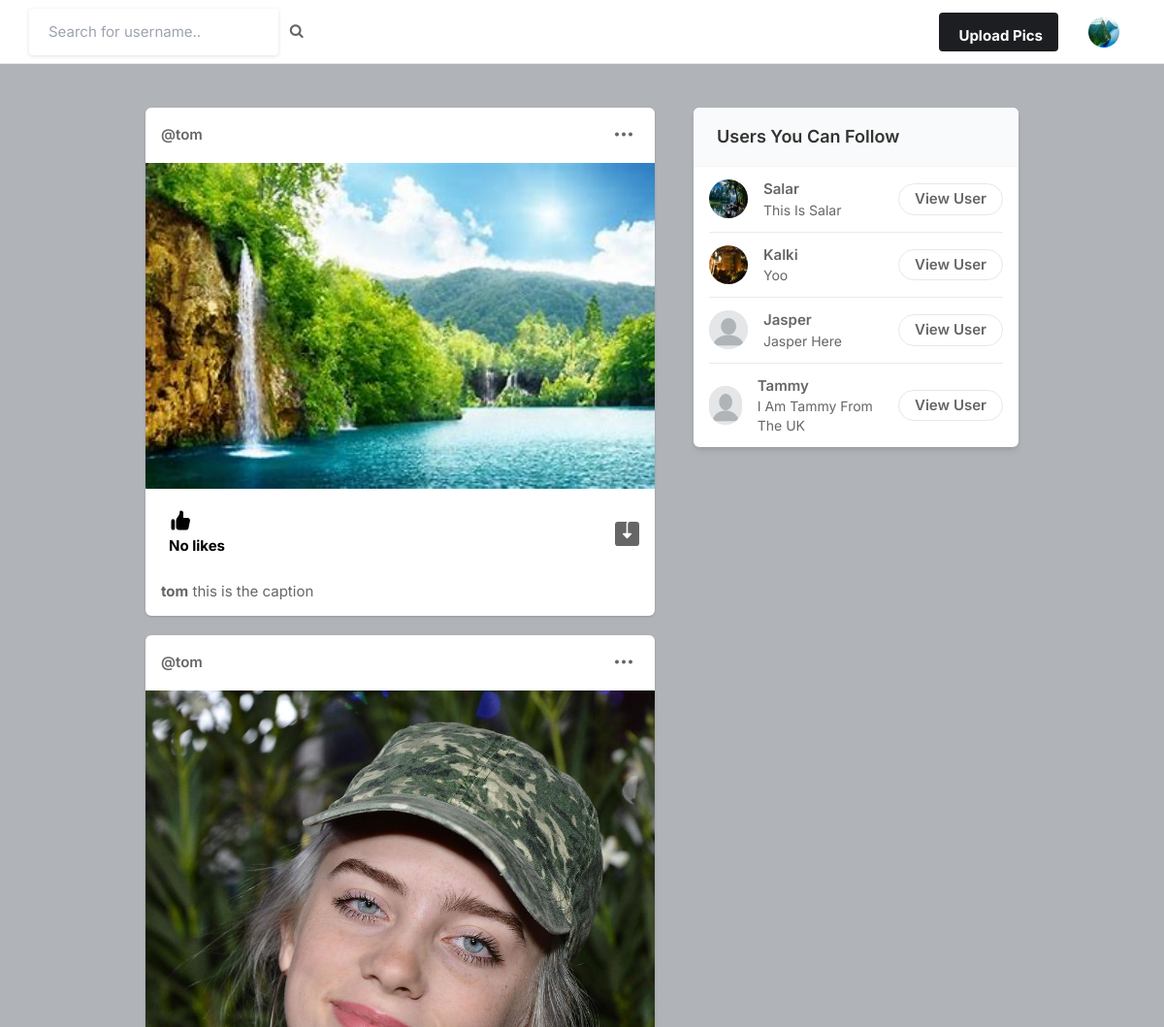
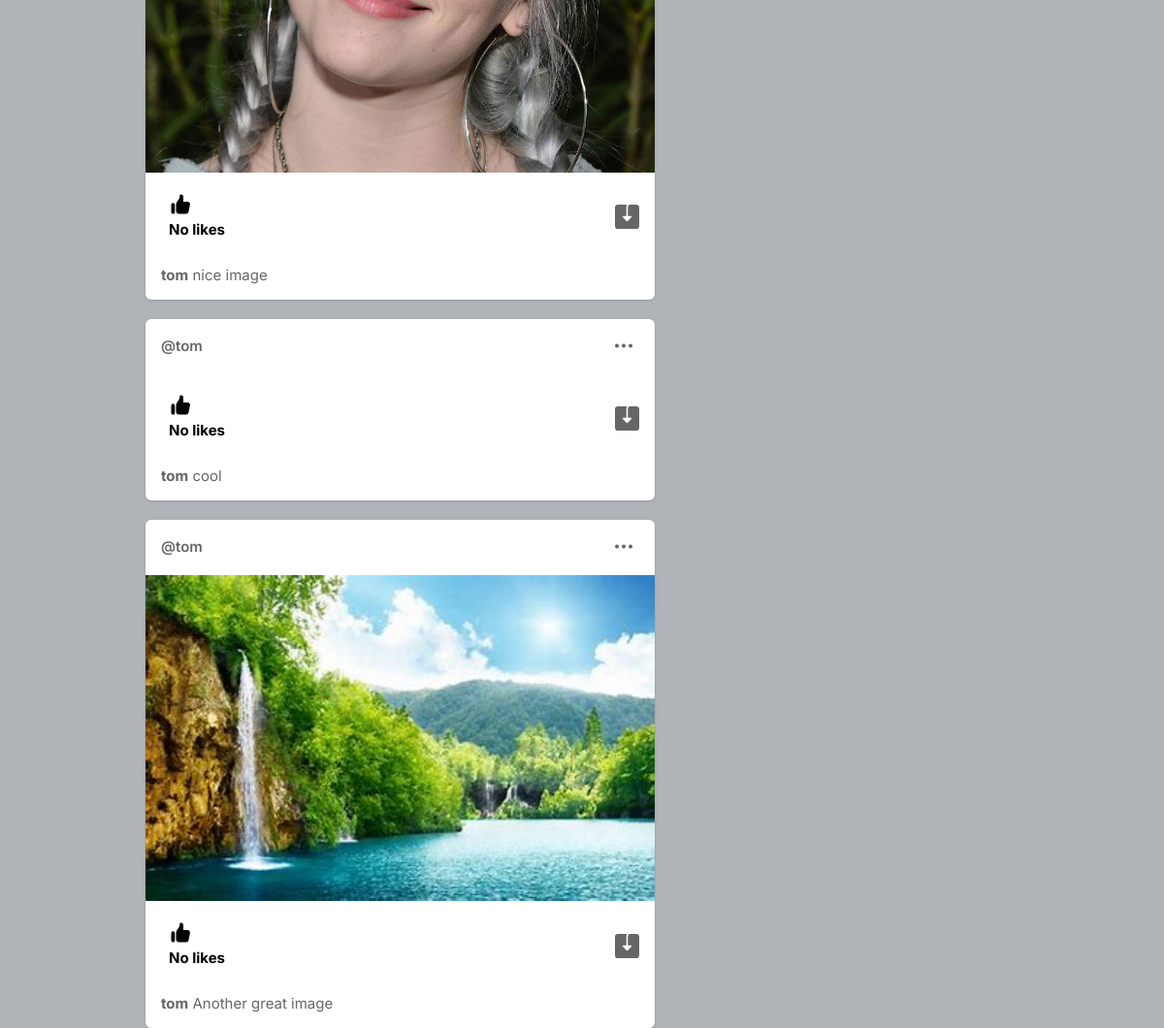
The page / (signed in) on the database its author committed (2 pictures, top to bottom).
### core/models.py (models this page shows, shortened)
class Profile(models.Model):
    user = models.ForeignKey(User, on_delete=models.CASCADE)
    id_user = models.IntegerField()
    bio = models.TextField(blank=True)
    profileimg = models.ImageField(upload_to='profile_images', default='blank-profile-picture.png')
    location = models.CharField(max_length=100, blank=True)

class Post(models.Model):
    id = models.UUIDField(primary_key=True, default=uuid.uuid4)
    user = models.CharField(max_length=100)
    image = models.ImageField(upload_to='post_images')
    caption = models.TextField()
    created_at = models.DateTimeField(default=datetime.now)
    no_of_likes = models.IntegerField(default=0)

### core/views.py (the view)
# urls.py: path('', views.index, name='index'),
@login_required(login_url='signin')
def index(request):
    user_object = User.objects.get(username=request.user.username)
    user_profile = Profile.objects.get(user=user_object)
    user_following_list = []
    feed = []
    user_following = FollowersCount.objects.filter(follower=request.user.username)
    for users in user_following:
        user_following_list.append(users.user)
    for usernames in user_following_list:
        feed_lists = Post.objects.filter(user=usernames)
        feed.append(feed_lists)
    feed_list = list(chain(*feed))
    all_users = User.objects.all()
    user_following_all = []
    for user in user_following:
        user_list = User.objects.get(username=user.user)
        user_following_all.append(user_list)
    new_suggestions_list = [x for x in list(all_users) if (x not in list(user_following_all))]
    current_user = User.objects.filter(username=request.user.username)
    final_suggestions_list = [x for x in list(new_suggestions_list) if ( x not in list(current_user))]
    random.shuffle(final_suggestions_list)
    username_profile = []
    username_profile_list = []
    for users in final_suggestions_list:
        username_profile.append(users.id)
    for ids in username_profile:
        profile_lists = Profile.objects.filter(id_user=ids)
        username_profile_list.append(profile_lists)
    suggestions_username_profile_list = list(chain(*username_profile_list))
    return render(request, 'index.html', {'user_profile': user_profile, 'posts':feed_list, 'suggestions_username_profile_list': suggestions_username_profile_list[:4]})

### templates/index.html (shortened to what this page needs)
{% load static %}
<!DOCTYPE html>
<html lang="en">
<head>
    <link rel="stylesheet" href="{% static 'assets/css/icons.css' %}">
    <link rel="stylesheet" href="{% static 'assets/css/uikit.css' %}">
    <link rel="stylesheet" href="{% static 'assets/css/style.css' %}">
    <link rel="stylesheet" href="{% static 'assets/css/tailwind.css' %}">
    <link rel="stylesheet" href="https://cdnjs.cloudflare.com/ajax/libs/font-awesome/4.7.0/css/font-awesome.min.css">
</head>
<body>
            <header>
                <div class="header_inner">
                    <form action="/search" method="POST">
                    <div class="left-side">
                            <input type="text" name="username" placeholder="Search for username..">&nbsp; &nbsp;
                            <button type="submit"><i class="fa fa-search fa-1x"></i></button>
                    </div>
                    </form>
                    <div class="right-side lg:pr-4">
                        <a href="#"
                            class="bg-pink-500 flex font-bold hidden hover:bg-pink-600 hover:text-white inline-block items-center lg:block max-h-10 mr-4 px-4 py-2 rounded shado text-white">
                              Upload Pics
                        </a>
                        <a href="#">
                            <img src="{{user_profile.profileimg.url}}" class="header-avatar" alt="">
                        </a>
                    </div>
                </div>
            </header>
            <div class="container m-auto">
                <div class="lg:flex justify-center lg:space-x-10 lg:space-y-0 space-y-5">
                    <div class="space-y-5 flex-shrink-0 lg:w-7/12">
                        {% for post in posts reversed %}
                        <div class="bg-white shadow rounded-md  -mx-2 lg:mx-0">
                            <div class="flex justify-between items-center px-4 py-3">
                                <div class="flex flex-1 items-center space-x-4">
                                    <span class="block font-semibold "><a href="/profile/{{post.user}}">@{{post.user}}</a></span>
                                </div>
                              <div>
                                <a href="#"> <i class="icon-feather-more-horizontal text-2xl hover:bg-gray-200 rounded-full p-2 transition -mr-1 "></i> </a>
                              </div>
                            </div>
                            <div uk-lightbox>
                                <a  href="{{post.image.url}}">
                                    <img width="100%" src="{{post.image.url}}" alt="">
                                </a>
                            </div>
                            <div class="py-3 px-4 space-y-3">
                                <div class="flex space-x-4 lg:font-bold">
                                    <a href="/like-post?post_id={{post.id}}" class="flex items-center space-x-2">
                                        <div class="p-2 rounded-full text-black">
                                            {% if post.no_of_likes == 0 %}
                                            <p>No likes</p>
                                            {% elif post.no_of_likes == 1 %}
                                            <p>Liked by {{post.no_of_likes}} person</p>
                                            {% else %}
                                            <p>Liked by {{post.no_of_likes}} people</p>
                                            {% endif %}
                                        </div>
                                    </a>
                                    <a href="{{post.image.url}}" class="flex items-center space-x-2 flex-1 justify-end" download>
                                    </a>
                                </div>
                                <p>
                                    <a href="/profile/{{post.user}}"><strong>{{post.user}}</strong></a> {{post.caption}}
                                </p>
                            </div>
                        </div>
                        {% endfor %}
                    </div>
                    <div class="lg:w-5/12">
                        <div class="bg-white  shadow-md rounded-md overflow-hidden">
                            <div class="bg-gray-50  border-b border-gray-100 flex items-baseline justify-between py-4 px-6 ">
                                <h2 class="font-semibold text-lg">Users You Can Follow</h2>
                            </div>
                            <div class="divide-gray-300 divide-gray-50 divide-opacity-50 divide-y px-4 ">
                                {% for suggestion in suggestions_username_profile_list %}
                                <div class="flex items-center justify-between py-3">
                                    <div class="flex flex-1 items-center space-x-4">
                                        <a href="/profile/{{suggestion.user}}">
                                            <img src="{{suggestion.profileimg.url}}" class="bg-gray-200 rounded-full w-10 h-10">
                                        </a>
                                        <div class="flex flex-col">
                                            <span class="block capitalize font-semibold"> {{suggestion.user}} </span>
                                            <span class="block capitalize text-sm"> {{suggestion.bio}} </span>
                                        </div>
                                    </div>
                                    <a href="/profile/{{suggestion.user}}" class="border border-gray-200 font-semibold px-4 py-1 rounded-full hover:bg-pink-600 hover:text-white hover:border-pink-600 "> View User </a>
                                </div>
                                {% endfor %}
                            </div>
                        </div>
                    </div>
                </div>
            </div>
</body>
</html>

### static/assets/css/style.css (style rules this page uses)
body { background-color: #B0B3B8!important; }
button { vertical-align: middle; }
input { height: 48px; line-height: 48px; padding: 0 20px; outline: none; font-size: 15px; color: #808080; max-width: 100%; width: 100%; -webkit-box-sizing: border-box; box-sizing: border-box; display: block; font-weight: 400; opacity: 1; border-radius: 4px; border: none; -webkit-box-shadow: 0 1px 4px 0px rgba(0, 0, 0, 0.12); box-shadow: 0 1px 4px 0px rgba(0, 0, 0, 0.12); }
input[type="text"], input[type="password"], input[type="email"], input[type="number"] { height: 48px; line-height: 48px; padding: 0 20px; outline: none; font-size: 15px; color: #808080; max-width: 100%; width: 100%; -webkit-box-sizing: border-box; box-sizing: border-box; display: block; font-weight: 400; opacity: 1; border-radius: 4px; border: none; -webkit-box-shadow: 0 1px 4px 0px rgba(0, 0, 0, 0.12); box-shadow: 0 1px 4px 0px rgba(0, 0, 0, 0.12); }
input { -webkit-transition: all 0.1s ease-in-out; transition: all 0.1s ease-in-out; }
::placeholder { color: #808080; opacity: 1; }
button { border: none; margin: 0; padding: 0; width: auto; overflow: visible; background: transparent; color: inherit; font: inherit; line-height: normal; cursor: pointer; }
a { color: #be185d; -webkit-transition: 0.3s; transition: 0.3s; outline: none !important; }
button { outline: none !important; }
img { max-width: 100%; }
body { color: #666; font-size: 15px; line-height: 27px; background-color: #f0f2f5; font-family: "Inter", sans-serif; text-transform: none; }
body p { font-size: 15px; line-height: 27px; }
h1, h2, h3, h4, h5, h6 { font-family: "Inter", sans-serif; text-transform: none; }
input[type="text"], input[type="password"], input[type="email"] { font-family: "Inter", sans-serif; text-transform: none; }
button, body .pac-container { font-family: "Inter", sans-serif; text-transform: none; }
h1, h2, h3, h4, h5, h6 { color: #333; font-weight: 500; margin: 0; padding: 0; }
h2 { font-size: 26px; }
b, strong { font-weight: 700 !important; }
@media (min-width: 1024px) { .container { max-width: 900px !important; padding-top: 45px; } }
header { background-color: #fff; left: 0; right: 0; top: 0; z-index: 99; height: 66px; display: -webkit-box; display: -ms-flexbox; display: flex; -webkit-box-align: center; -ms-flex-align: center; align-items: center; border-bottom: 1px solid #e5e7eb; }
header .header_inner { display: -webkit-box; display: -ms-flexbox; display: flex; -webkit-box-align: center; -ms-flex-align: center; align-items: center; max-width: 1090px; margin: auto; width: 100%; max-width: 100% !important; padding: 0 30px; }
header .header_inner .left-side { display: -webkit-box; display: -ms-flexbox; display: flex; -webkit-box-align: center; -ms-flex-align: center; align-items: center; }
header .header_inner .right-side { display: -webkit-box; display: -ms-flexbox; display: flex; -webkit-box-align: center; -ms-flex-align: center; align-items: center; -webkit-box-pack: end; -ms-flex-pack: end; justify-content: flex-end; margin-left: auto; }
header .header_inner .right-side .header-avatar { width: 32px; height: 32px; border-radius: 100%; margin-left: 15px; }

### rows shown on the page
Profile: profileimg (picture)
Post: user "tom", image (picture), no_of_likes "No likes", caption "this is the caption"
Post: user "tom", image (picture), no_of_likes "No likes", caption "nice image"
Post: user "tom", no_of_likes "No likes", caption "cool"
Post: user "tom", image (picture), no_of_likes "No likes", caption "Another great image"
Profile: profileimg (picture), user "Salar", bio "This Is Salar"
Profile: profileimg (picture), user "Kalki", bio "Yoo"
Profile: profileimg (placeholder picture), user "Jasper", bio "Jasper Here"
Profile: profileimg (placeholder picture), user "Tammy", bio "I Am Tammy From The UK"
